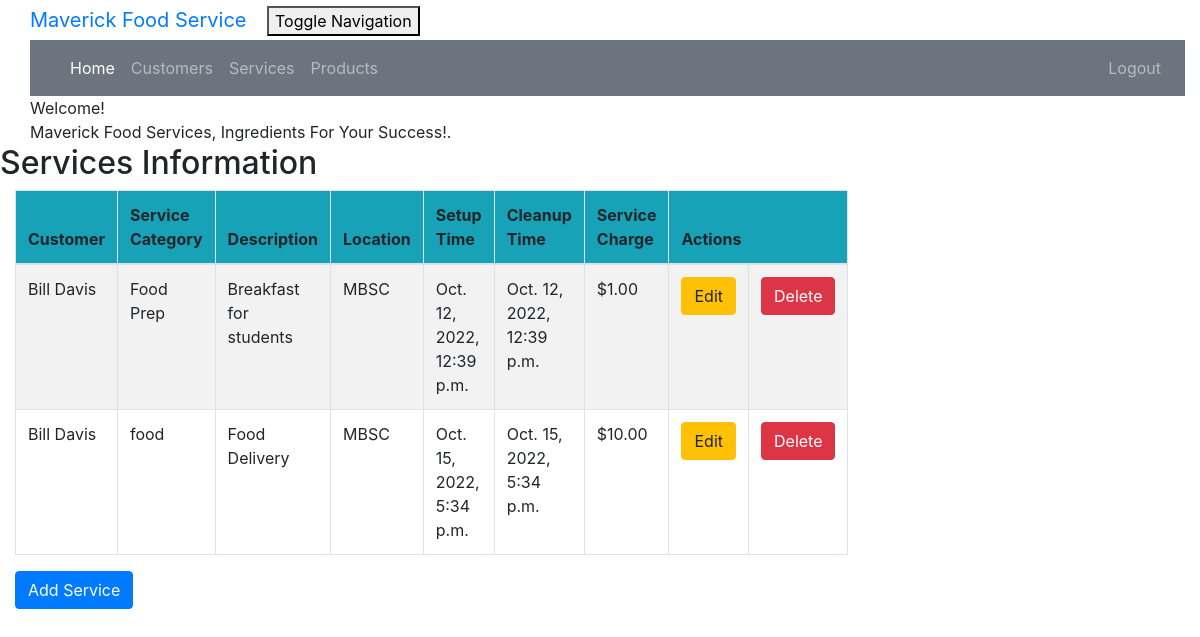
Screenshot of /service_list (signed in) with the database file from the repository.
### crm/models.py (models this page shows, shortened)
class Service(models.Model):
    cust_name = models.ForeignKey(Customer, on_delete=models.CASCADE, related_name='services')
    service_category = models.CharField(max_length=100)
    description = models.TextField()
    location = models.CharField(max_length=200)
    setup_time = models.DateTimeField(
        default=timezone.now)
    cleanup_time = models.DateTimeField(
        default=timezone.now)
    service_charge = models.DecimalField(max_digits=10, decimal_places=2)
    created_date = models.DateTimeField(
        default=timezone.now)
    updated_date = models.DateTimeField(auto_now_add=True)

class Customer(models.Model):
    cust_name = models.CharField(max_length=50)
    email = models.EmailField(max_length=100)
    phone = models.CharField(max_length=20)
    bldgroom = models.CharField(max_length=100)
    address = models.CharField(max_length=200)
    city = models.CharField(max_length=50)
    state = models.CharField(max_length=50)
    zipcode = models.CharField(max_length=10)
    organization = models.CharField(max_length=100)
    role = models.CharField(max_length=100)
    def __str__(self):
        return self.cust_name

### crm/views.py (the view)
# urls.py: path('service_list', views.service_list, name='service_list'),
@login_required
def service_list(request):
    services = Service.objects.filter(created_date__lte=timezone.now())
    return render(request, 'crm/service_list.html', {'services': services})

### crm/templates/crm/service_list.html (shortened to what this page needs)
<!DOCTYPE html>
{% extends 'crm/base.html' %}
{% block content %}
    {% load humanize %}
    <head>
    </head>
    <body class="bodylist">
    <div class="container">
        <div class="panel panel-primary">
            <div class="panel-heading">Welcome!</div>
            <div class="panel-body">
                Maverick Food Services, Ingredients For Your Success!.
            </div>
        </div>
    </div>
    <div class="row">
        <h2>Services Information</h2>
    </div>
    <div>
        <table class="table table-striped table-bordered table-hover w-auto">
            <thead>
            <tr class="bg-info">
                <th>Customer</th>
                <th>Service Category</th>
                <th>Description</th>
                <th>Location</th>
                <th>Setup Time</th>
                <th>Cleanup Time</th>
                <th>Service Charge</th>
                <th colspan="3">Actions</th>
            </tr>
            </thead>
            <tbody>
            {% for service in services %}
                <tr>
                    <td>{{ service.cust_name }}</td>
                    <td>{{ service.service_category }}</td>
                    <td>{{ service.description }}</td>
                    <td>{{ service.location }}</td>
                    <td>{{ service.setup_time }}</td>
                    <td>{{ service.cleanup_time }}</td>
                    <td>${{ service.service_charge|floatformat:2|intcomma }}</td>
                    <td><a href="{% url 'crm:service_edit' pk=service.pk %}"
                           class="btn btn-warning">Edit</a>
                    </td>
                    <td><a href="{% url 'crm:service_delete' pk=service.pk %}"
                           onclick="return confirm('Are you sure you want to delete?')"
                           class="btn btn-danger">Delete</a>
                    </td>
                </tr>
            {% endfor %}
            </tbody>
        </table>
    </div>
    <div>
        <a href="{% url 'crm:service_new' %}"><span
                class="btn btn-primary">Add Service</span></a>
    </div>
    </body>
{% endblock %}

### crm/static/css/portfolio.css (style rules this page uses)
body { padding-left: 15px; }

### rows the page displays
Service: cust_name "Bill Davis", service_category "Food Prep", description "Breakfast for students", location "MBSC", setup_time "Oct. 12, 2022, 12:39 p.m.", cleanup_time "Oct. 12, 2022, 12:39 p.m.", service_charge "1.00"
Service: cust_name "Bill Davis", service_category "food", description "Food Delivery", location "MBSC", setup_time "Oct. 15, 2022, 5:34 p.m.", cleanup_time "Oct. 15, 2022, 5:34 p.m.", service_charge "10.00"
